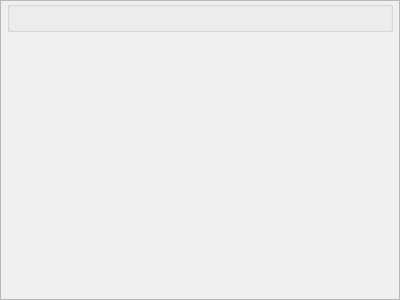
<?xml version='1.0'?>
<ui version="4.0">
 <class>CssInfo</class>
 <widget class="QDockWidget" name="CssInfo">
  <property name="geometry">
   <rect>
    <x>0</x>
    <y>0</y>
    <width>400</width>
    <height>300</height>
   </rect>
  </property>
  <property name="minimumSize">
   <size>
    <width>200</width>
    <height>111</height>
   </size>
  </property>
  <property name="contextMenuPolicy">
   <enum>Qt::ActionsContextMenu</enum>
  </property>
  <property name="allowedAreas">
   <set>Qt::LeftDockWidgetArea|Qt::RightDockWidgetArea</set>
  </property>
  <property name="features">
   <set>QDockWidget::NoDockWidgetFeatures</set>
   <set>QDockWidget::DockWidgetMovable</set>
  </property>
  <property name="windowTitle">
   <string>Coarse Sun Sensors</string>
  </property>
  <widget class="QWidget" name="dockWidgetContents">
   <layout class="QVBoxLayout" name="verticalLayout">
    <property name="spacing">
     <number>0</number>
    </property>
    <property name="leftMargin">
     <number>0</number>
    </property>
    <property name="topMargin">
     <number>0</number>
    </property>
    <property name="rightMargin">
     <number>0</number>
    </property>
    <property name="bottomMargin">
     <number>0</number>
    </property>
    <item>
     <widget class="QScrollArea" name="scrollArea">
      <property name="widgetResizable">
       <bool>true</bool>
      </property>
      <widget class="QWidget" name="scrollAreaWidgetContents">
       <property name="geometry">
        <rect>
         <x>0</x>
         <y>0</y>
         <width>398</width>
         <height>343</height>
        </rect>
       </property>
       <layout class="QVBoxLayout" name="verticalLayout_2">
        <property name="spacing">
         <number>0</number>
        </property>
        <property name="leftMargin">
         <number>6</number>
        </property>
        <property name="topMargin">
         <number>0</number>
        </property>
        <property name="rightMargin">
         <number>6</number>
        </property>
        <property name="bottomMargin">
         <number>6</number>
        </property>
        <item>
         <widget class="QGroupBox" name="cssGroup">

         </widget>
        </item>
        <item>
         <spacer name="verticalSpacer">
          <property name="orientation">
           <enum>Qt::Vertical</enum>
          </property>
          <property name="sizeHint" stdset="0">
           <size>
            <width>20</width>
            <height>40</height>
           </size>
          </property>
         </spacer>
        </item>
       </layout>
      </widget>
     </widget>
    </item>
   </layout>
  </widget>
  <action name="actionVerbose">
   <property name="checkable">
    <bool>true</bool>
   </property>
   <property name="checked">
    <bool>true</bool>
   </property>
   <property name="text">
    <string>Incident Irradiation Values</string>
   </property>
  </action>
 </widget>
</ui>
